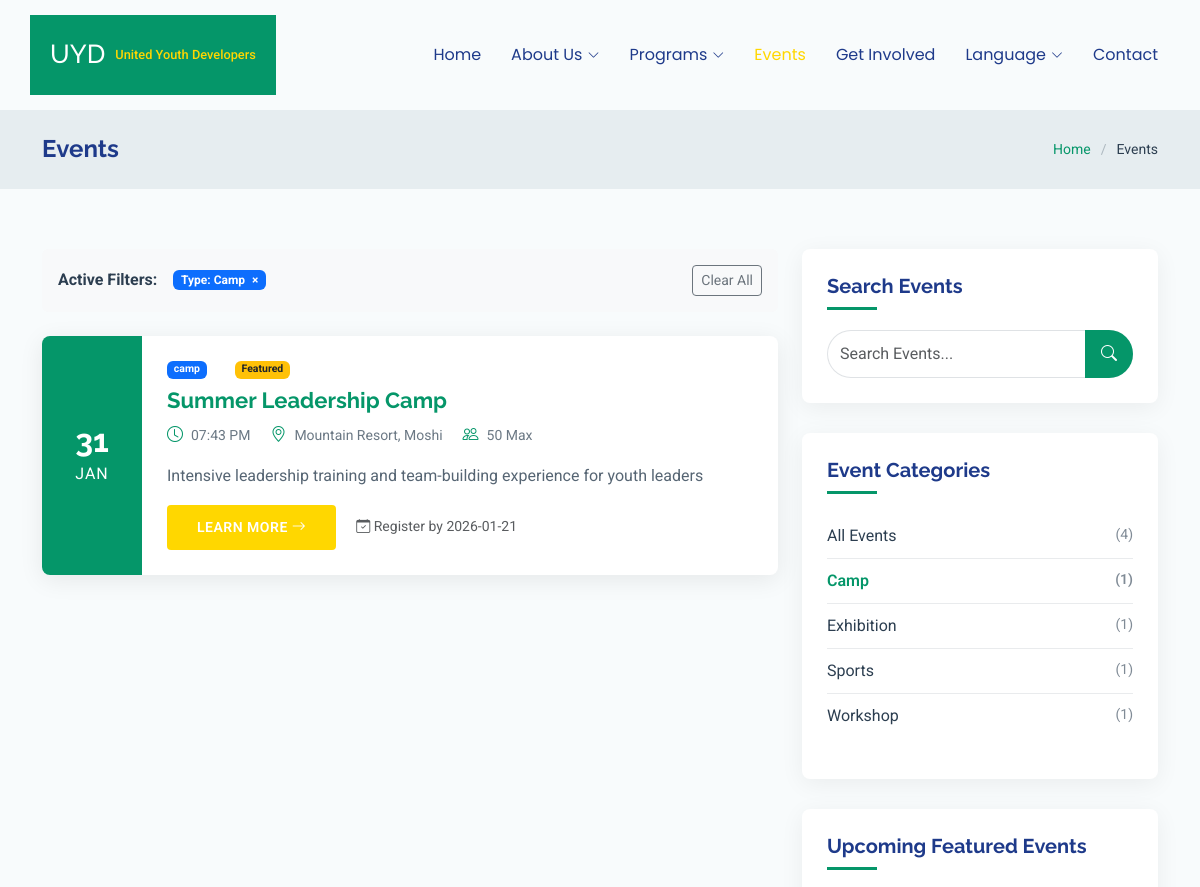
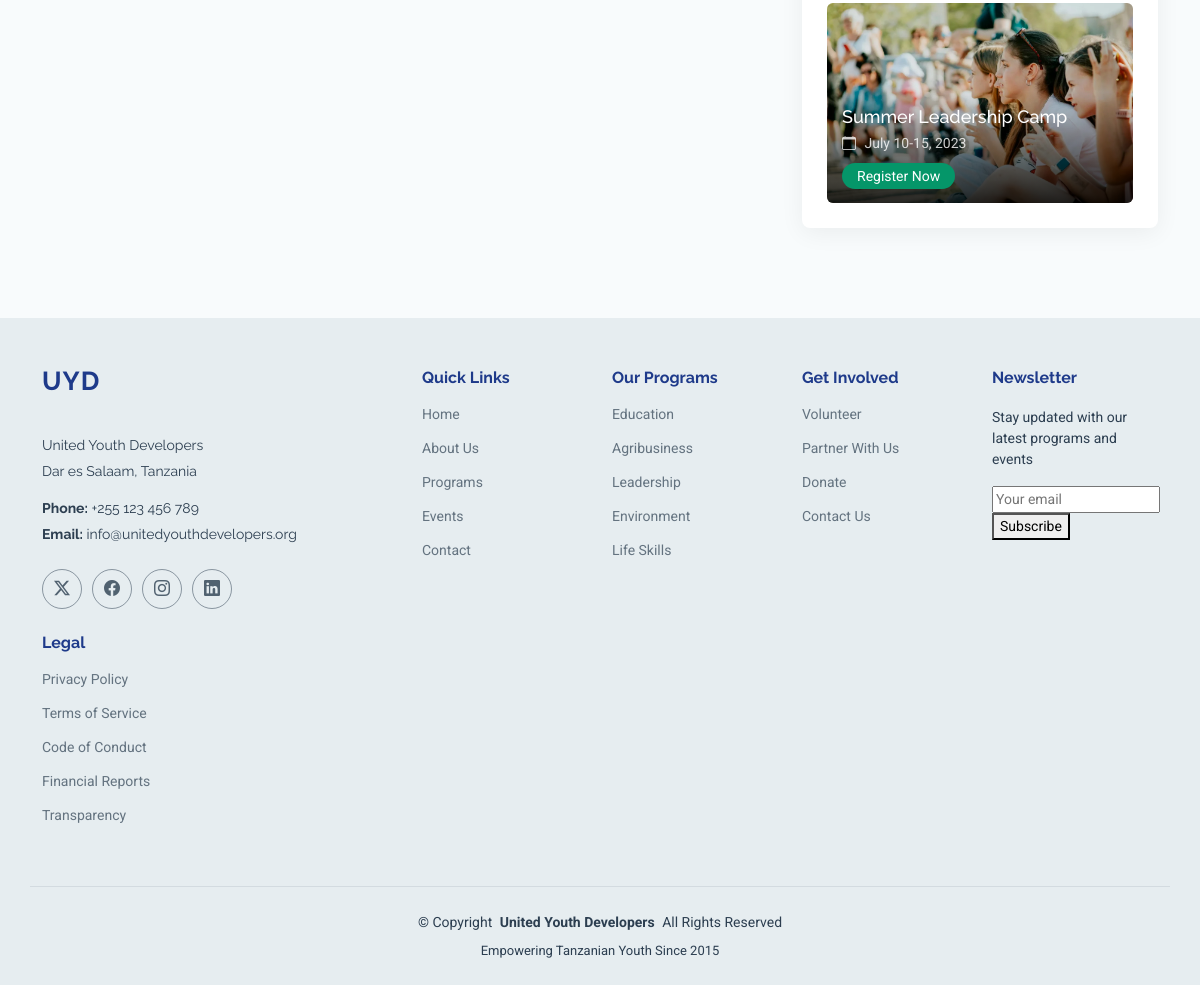
Screenshot of /events?event_type=camp with the database file from the repository (2 pictures, top to bottom).
### src/app/database/tables.py (models this page shows)
class Event(Base):
    __tablename__ = "events"
    id = Column(Integer, primary_key=True, index=True)
    title = Column(String, index=True)
    description = Column(Text)
    event_type = Column(
        String,
        index=True,
    )  # workshop, seminar, competition, conference, etc.
    start_date = Column(DateTime)
    end_date = Column(DateTime, nullable=True)
    location = Column(String)
    max_participants = Column(Integer, nullable=True)
    featured_image = Column(String, nullable=True)
    content = Column(Text, nullable=True)
    registration_deadline = Column(DateTime, nullable=True)
    created_at = Column(DateTime, default=datetime.utcnow)
    updated_at = Column(DateTime, default=datetime.utcnow, onupdate=datetime.utcnow)
    is_featured = Column(Boolean, default=False)
    is_active = Column(Boolean, default=True)

### src/app/routes/pages.py (the view)
@router.get("/events")
@router.get("/events.html")
async def events(
    request: Request,
    db_session: Session = Depends(get_db),
    search: str | None = None,
    event_type: str | None = None,
):
    query = (
        db_session.query(Event)
        .filter(Event.is_active)
        .filter(Event.end_date >= datetime.now())
    )
    if search:
        search_term = f"%{search}%"
        query = query.filter(
            (Event.title.ilike(search_term)) | (Event.description.ilike(search_term)),
        )
    if event_type:
        query = query.filter(Event.event_type == event_type)
    events = query.order_by(Event.start_date).offset(0).limit(17).all()
    event_type_counts = (
        db_session.query(Event.event_type, func.count(Event.id))
        .filter(Event.is_active)
        .filter(Event.end_date >= datetime.now())
        .group_by(Event.event_type)
        .all()
    )
    total_count = (
        db_session.query(func.count(Event.id))
        .filter(Event.is_active)
        .filter(Event.end_date >= datetime.now())
        .scalar()
    )
    if events:
        events = [
            {
                "id": event.id,
                "title": event.title,
                "description": event.description,
                "start_date": event.start_date.strftime("%Y-%m-%d"),
                "start_time": event.start_date.strftime("%I:%M %p"),
                "start_day": event.start_date.strftime("%d"),
                "start_month": event.start_date.strftime("%b").upper(),
                "start_year": event.start_date.strftime("%Y"),
                "end_date": event.end_date.strftime("%Y-%m-%d")
                if event.end_date
                else None,
                "location": event.location,
                "event_type": event.event_type,
                "is_featured": event.is_featured,
                "max_participants": event.max_participants,
                "featured_image": event.featured_image
                or "assets/img/education/events-3.webp",
                "registration_deadline": event.registration_deadline.strftime(
                    "%Y-%m-%d",
                )
                if event.registration_deadline
                else None,
            }
            for event in events
        ]
    return templates.TemplateResponse(
        "events.html",
        {
            "request": request,
            "events": events,
            "event_type_counts": event_type_counts,
            "total_count": total_count,
            "search": search,
            "event_type": event_type,
        },
    )

### src/templates/events.html (shortened to what this page needs)
<!DOCTYPE html>
<html lang="en">
  <head>
    <link
      href="assets/vendor/bootstrap/css/bootstrap.min.css"
      rel="stylesheet"
    />
    <link
      href="assets/vendor/bootstrap-icons/bootstrap-icons.css"
      rel="stylesheet"
    />
    <link href="assets/vendor/aos/aos.css" rel="stylesheet" />
    <link href="assets/vendor/swiper/swiper-bundle.min.css" rel="stylesheet" />
    <link
      href="assets/vendor/glightbox/css/glightbox.min.css"
      rel="stylesheet"
    />
    <link href="assets/css/main.css" rel="stylesheet" />
  </head>
  <body class="events-page">
    <header id="header" class="header d-flex align-items-center sticky-top">
      <div
        class="header-container container-fluid container-xl position-relative d-flex align-items-center justify-content-end"
      >
        <a href="index.html" class="logo d-flex align-items-center me-auto">
          <h1 class="sitename">UYD</h1>
          <span class="logo-text">United Youth Developers</span>
        </a>
        <nav id="navmenu" class="navmenu">
          <ul>
            <li><a href="/">Home</a></li>
            <li class="dropdown">
              <a href="about.html"
                ><span>About Us</span>
                <i class="bi bi-chevron-down toggle-dropdown"></i
              ></a>
            </li>
            <li class="dropdown">
              <a href="programs.html"
                ><span>Programs</span>
                <i class="bi bi-chevron-down toggle-dropdown"></i
              ></a>
            </li>
            <li><a href="events.html" class="active">Events</a></li>
            <li><a href="get-involved.html">Get Involved</a></li>
            <li class="dropdown">
              <a href="#"
                ><span>Language</span>
                <i class="bi bi-chevron-down toggle-dropdown"></i
              ></a>
            </li>
            <li><a href="contact.html">Contact</a></li>
          </ul>
        </nav>
      </div>
    </header>
    <main class="main">
      <div class="page-title light-background">
        <div
          class="container d-lg-flex justify-content-between align-items-center"
        >
          <h1 class="mb-2 mb-lg-0">Events</h1>
          <nav class="breadcrumbs">
            <ol>
              <li><a href="index.html">Home</a></li>
              <li class="current">Events</li>
            </ol>
          </nav>
        </div>
      </div>
      <section id="events-extended" class="events-extended section">
        <div class="container" data-aos="fade-up" data-aos-delay="100">
          <div class="row">
            <div class="col-lg-8">
              {% if search or event_type %}
              <div class="active-filters mb-4 p-3 bg-light rounded">
                <div class="d-flex align-items-center flex-wrap gap-2">
                  <strong class="me-2">Active Filters:</strong>
                   {% if event_type %}
                  <span class="badge bg-primary">
                    Type: {{ event_type|title }}
                    <a
                      href="/events{% if search %}?search={{ search }}{% endif %}"
                      class="text-white text-decoration-none ms-1"
                      >×</a
                    >
                  </span>
                  {% endif %}
                  <a
                    href="/events"
                    class="btn btn-sm btn-outline-secondary ms-auto"
                    >Clear All</a
                  >
                </div>
              </div>
              {% endif %}
              <div id="events-list" class="events-list">
                {% if events and events|length > 0 %} {% for event in events %}
                <div
                  class="event-item"
                  data-aos="fade-up"
                  data-aos-delay="{{ loop.index0 * 100 }}"
                >
                  <div class="event-date">
                    <span class="day">{{ event.start_day }}</span>
                    <span class="month">{{ event.start_month }}</span>
                  </div>
                  <div class="event-content">
                    <div class="event-meta mb-2">
                      {% if event.event_type %}
                      <span class="badge bg-primary me-2"
                        >{{ event.event_type }}</span
                      >
                      {% endif %} {% if event.is_featured %}
                      <span class="badge bg-warning text-dark">Featured</span>
                      {% endif %}
                    </div>
                    <h3 class="event-title">
                      <a href="event-details.html?id={{ event.id }}"
                        >{{ event.title }}</a
                      >
                    </h3>
                    <div class="event-meta mb-3">
                      <span
                        ><i class="bi bi-clock"></i> {{ event.start_time
                        }}</span
                      >
                      <span
                        ><i class="bi bi-geo-alt"></i> {{ event.location
                        }}</span
                      >
                      {% if event.max_participants %}
                      <span
                        ><i class="bi bi-people"></i> {{ event.max_participants
                        }} Max</span
                      >
                      {% endif %}
                    </div>
                    <p class="event-description">
                      {% if event.description|length > 200 %} {{
                      event.description[:200] }}... {% else %} {{
                      event.description }} {% endif %}
                    </p>
                    <div class="event-footer mt-3">
                      <a
                        href="event-details.html?id={{ event.id }}"
                        class="btn btn-primary btn-sm"
                      >
                        Learn More <i class="bi bi-arrow-right"></i>
                      </a>
                      {% if event.registration_deadline %}
                      <small class="text-muted ms-3">
                        <i class="bi bi-calendar-check"></i> Register by {{
                        event.registration_deadline }}
                      </small>
                      {% endif %}
                    </div>
                  </div>
                </div>
                {% endfor %} {% endif %}
              </div>
            </div>
            <div class="col-lg-4">
              <div class="events-sidebar">
                <div class="sidebar-item search-form" data-aos="fade-up">
                  <h4>Search Events</h4>
                  <form action="/events" method="get">
                    <div class="input-group">
                      <input
                        type="text"
                        name="search"
                        class="form-control"
                        placeholder="Search Events..."
                        value="{{ search or '' }}"
                      />
                      <button class="btn" type="submit">
                        <i class="bi bi-search"></i>
                      </button>
                    </div>
                  </form>
                </div>
                <div
                  class="sidebar-item categories"
                  data-aos="fade-up"
                  data-aos-delay="100"
                >
                  <h4>Event Categories</h4>
                  <ul class="list-unstyled">
                    <li>
                      <a
                        href="/events{% if search %}?search={{ search }}{% endif %}"
                        class="{% if not event_type %}active{% endif %}"
                      >
                        All Events <span>({{ total_count or 0 }})</span>
                      </a>
                    </li>
                    {% for type, count in event_type_counts %}
                    <li>
                      <a
                        href="/events?event_type={{ type }}{% if search %}&search={{ search }}{% endif %}"
                        class="{% if event_type == type %}active{% endif %}"
                      >
                        {{ type|title }} <span>({{ count }})</span>
                      </a>
                    </li>
                    {% endfor %}
                  </ul>
                </div>
                <div
                  class="sidebar-item upcoming-events"
                  data-aos="fade-up"
                  data-aos-delay="200"
                >
                  <h4>Upcoming Featured Events</h4>
                  <div class="featured-event">
                    <img
                      src="assets/img/education/events-5.webp"
                      alt="Event"
                      class="img-fluid"
                    />
                    <div class="featured-event-details">
                      <h5>Summer Leadership Camp</h5>
                      <span class="event-date"
                        ><i class="bi bi-calendar"></i> July 10-15, 2023</span
                      >
                      <a href="#" class="btn-sm btn-register">Register Now</a>
                    </div>
                  </div>
                </div>
              </div>
            </div>
          </div>
        </div>
      </section>
    </main>
    <footer id="footer" class="footer position-relative light-background">
      <div class="container footer-top">
        <div class="row gy-4">
          <div class="col-lg-4 col-md-6 footer-about">
            <a href="/" class="logo d-flex align-items-center">
              <span class="sitename">UYD</span>
            </a>
            <div class="footer-contact pt-3">
              <p>United Youth Developers</p>
              <p>Dar es Salaam, Tanzania</p>
              <p class="mt-3">
                <strong>Phone:</strong> <span>+255 123 456 789</span>
              </p>
              <p>
                <strong>Email:</strong>
                <span>info@unitedyouthdevelopers.org</span>
              </p>
            </div>
            <div class="social-links d-flex mt-4">
              <a href=""><i class="bi bi-twitter-x"></i></a>
              <a href=""><i class="bi bi-facebook"></i></a>
              <a href=""><i class="bi bi-instagram"></i></a>
              <a href=""><i class="bi bi-linkedin"></i></a>
            </div>
          </div>
          <div class="col-lg-2 col-md-3 footer-links">
            <h4>Quick Links</h4>
            <ul>
              <li><a href="/">Home</a></li>
              <li><a href="about.html">About Us</a></li>
              <li><a href="programs.html">Programs</a></li>
              <li><a href="events.html">Events</a></li>
              <li><a href="contact.html">Contact</a></li>
            </ul>
          </div>
          <div class="col-lg-2 col-md-3 footer-links">
            <h4>Our Programs</h4>
            <ul>
              <li><a href="programs.html#education">Education</a></li>
              <li><a href="programs.html#agribusiness">Agribusiness</a></li>
              <li><a href="programs.html#leadership">Leadership</a></li>
              <li><a href="programs.html#environment">Environment</a></li>
              <li><a href="programs.html#lifeskills">Life Skills</a></li>
            </ul>
          </div>
          <div class="col-lg-2 col-md-3 footer-links">
            <h4>Get Involved</h4>
            <ul>
              <li><a href="get-involved.html">Volunteer</a></li>
              <li><a href="get-involved.html">Partner With Us</a></li>
              <li><a href="get-involved.html">Donate</a></li>
              <li><a href="contact.html">Contact Us</a></li>
            </ul>
          </div>
          <div class="col-lg-2 col-md-3 footer-links">
            <h4>Newsletter</h4>
            <p>Stay updated with our latest programs and events</p>
            <form id="newsletterForm" class="newsletter-form">
              <div class="newsletter-input">
                <input
                  type="email"
                  id="newsletterEmail"
                  placeholder="Your email"
                  required
                />
                <button type="submit">Subscribe</button>
              </div>
            </form>
          </div>
          <div class="col-lg-2 col-md-3 footer-links">
            <h4>Legal</h4>
            <ul>
              <li><a href="#">Privacy Policy</a></li>
              <li><a href="#">Terms of Service</a></li>
              <li><a href="#">Code of Conduct</a></li>
              <li><a href="#">Financial Reports</a></li>
              <li><a href="#">Transparency</a></li>
            </ul>
          </div>
        </div>
      </div>
      <div class="container copyright text-center mt-4">
        <p>
          © <span>Copyright</span>
          <strong class="px-1 sitename">United Youth Developers</strong>
          <span>All Rights Reserved</span>
        </p>
        <div class="credits">Empowering Tanzanian Youth Since 2015</div>
      </div>
    </footer>
  </body>
</html>

### rows the page displays
Event: event_type "Camp", start_day "31", start_month "JAN", event_type "camp", title "Summer Leadership Camp", start_time "07:43 PM", location "Mountain Resort, Moshi", max_participants "50", description "Intensive leadership training and team-building experience for youth leaders", registration_deadline "2026-01-21", count "1"
Event: event_type "Exhibition", count "1"
Event: event_type "Sports", count "1"
Event: event_type "Workshop", is_active "1"

### other values shown
{{ total_count or 0 }} "4"
